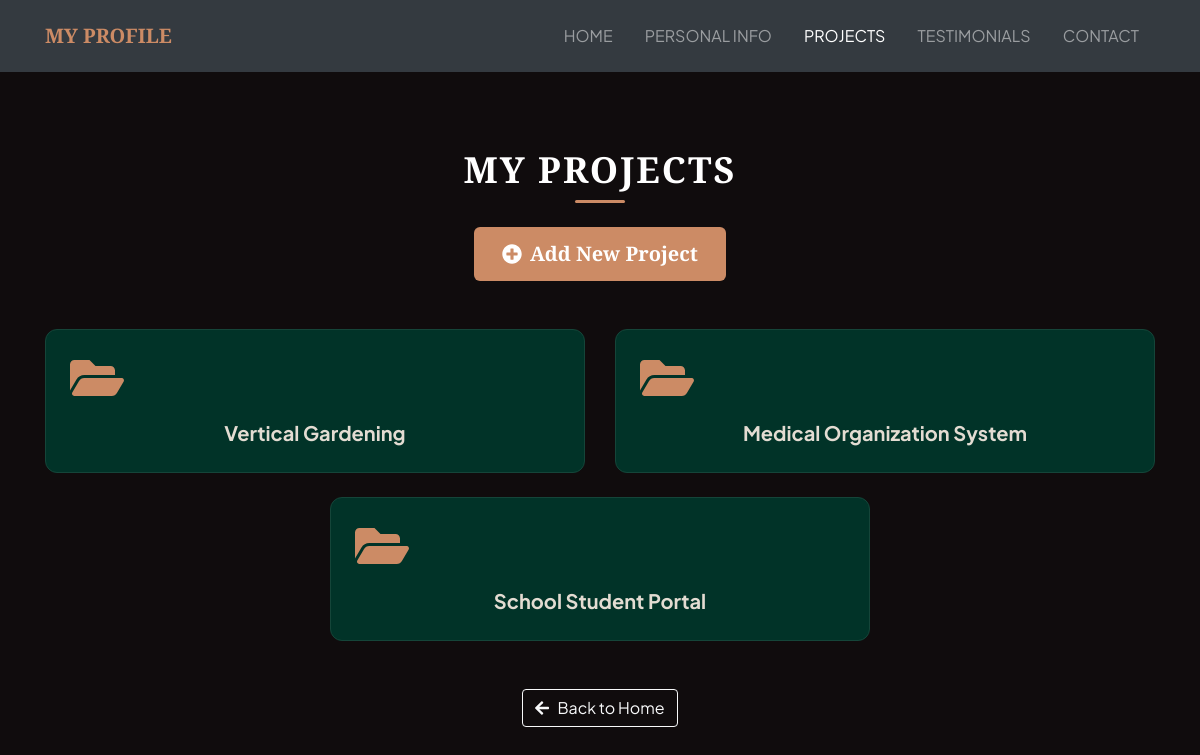
/projects/, run on the app's committed database.
### portfolio/models.py (models this page shows, shortened)
class Project(models.Model):
    project_name = models.CharField(max_length=200)
    description = models.TextField()
    tech_stacks = models.ManyToManyField(TechStack, related_name='projects', blank=True)
    link = models.URLField(blank=True, null=True)
    created_at = models.DateTimeField(auto_now_add=True, null=True, blank=True)
    class Meta:
        verbose_name_plural = "Projects"
        ordering = ['-created_at']

### portfolio/views.py (the view)
# urls.py: path('projects/', views.ProjectListView.as_view(), name='project_list'),
class ProjectListView(ListView):
    model = Project
    template_name = 'portfolio/projects.html'
    context_object_name = 'projects'

### portfolio/templates/portfolio/projects.html (shortened to what this page needs)
{% load static %}
<!DOCTYPE html>
<html lang="en">
<head>
    <link rel="stylesheet" href="https://stackpath.bootstrapcdn.com/bootstrap/4.4.1/css/bootstrap.min.css">
</head>
<body>
    <nav class="navbar navbar-expand-lg navbar-dark bg-dark fixed-top" id="mainNav">
        <div class="container">
            <a class="navbar-brand font-weight-bold" style="color: var(--accent-tan);" href="{% url 'portfolio:home' %}">MY PROFILE</a>
            <div class="collapse navbar-collapse" id="navbarResponsive">
                <ul class="navbar-nav ml-auto text-center">
                    <li class="nav-item"><a class="nav-link py-3 px-3" href="{% url 'portfolio:home' %}">HOME</a></li>
                    <li class="nav-item"><a class="nav-link py-3 px-3" href="{% url 'portfolio:personal_info' %}">PERSONAL INFO</a></li>
                    <li class="nav-item active"><a class="nav-link py-3 px-3" href="{% url 'portfolio:project_list' %}">PROJECTS</a></li>
                    <li class="nav-item"><a class="nav-link py-3 px-3" href="{% url 'portfolio:testimony_list' %}">TESTIMONIALS</a></li>
                    <li class="nav-item"><a class="nav-link py-3 px-3" href="{% url 'portfolio:contact' %}">CONTACT</a></li>
                </ul>
            </div>
        </div>
    </nav>
    <div class="container text-center my-5">
        <h1 class="section-banner-title text-white text-uppercase mb-4">MY PROJECTS</h1>
        <div class="mb-5">
            <a href="{% url 'portfolio:create_project' %}" class="btn btn-custom btn-lg font-weight-bold">
                <i class="fas fa-plus-circle mr-2"></i>Add New Project
            </a>
        </div>
        <div class="row justify-content-center">
            {% for project in projects %}
                <div class="col-md-8 col-lg-6 mb-4">
                    <div class="card project-card p-4 text-center">
                        <i class="fas fa-folder-open fa-3x mb-3" style="color: var(--accent-tan);"></i>
                        <a href="{% url 'portfolio:project_detail' project.id %}" class="project-link">
                            {{ project.project_name }}
                        </a>
                    </div>
                </div>
            {% empty %}
                <div class="col-12">
                    <p class="lead text-muted">No projects found in database.</p>
                </div>
            {% endfor %}
        </div>
        <div class="mt-4">
            <a href="{% url 'portfolio:home' %}" class="btn btn-outline-light">
                <i class="fas fa-arrow-left mr-2"></i>Back to Home
            </a>
        </div>
    </div>
</body>
</html>

### portfolio/templates/portfolio/projects.html (style rules this page uses)
:root { --sand-light: #E3DCD2; --accent-tan: #CC8B65; --bg-primary: #013328; --bg-dark: #100C0D; }
body { padding-top: 100px; background-color: var(--bg-dark); color: var(--sand-light); font-family: 'Plus Jakarta Sans', sans-serif; min-height: 100vh; }
h1, h2, h3, h4, h5, .navbar-brand, .section-banner-title { font-family: 'Cinzel', serif; }
.section-banner-title { font-size: 2.25rem; font-weight: 800; letter-spacing: 2px; position: relative; padding-bottom: 12px; display: inline-block; }
.section-banner-title::after { content: ''; position: absolute; bottom: 0; left: 50%; transform: translateX(-50%); width: 50px; height: 3px; background-color: var(--accent-tan); border-radius: 2px; }
.project-card { background-color: var(--bg-primary); border: 1px solid #154539; border-radius: 12px; transition: transform 0.2s ease, border-color 0.2s ease; }
.project-link { font-size: 1.25rem; font-weight: 700; color: var(--sand-light); text-decoration: none; }
.btn-custom { background-color: var(--accent-tan); color: #ffffff; font-family: 'Cinzel', serif; font-weight: 700; border: none; padding: 0.75rem 1.75rem; border-radius: 6px; }

### data on the page
Project: project_name "Vertical Gardening"
Project: project_name "Medical Organization System"
Project: project_name "School Student Portal"
